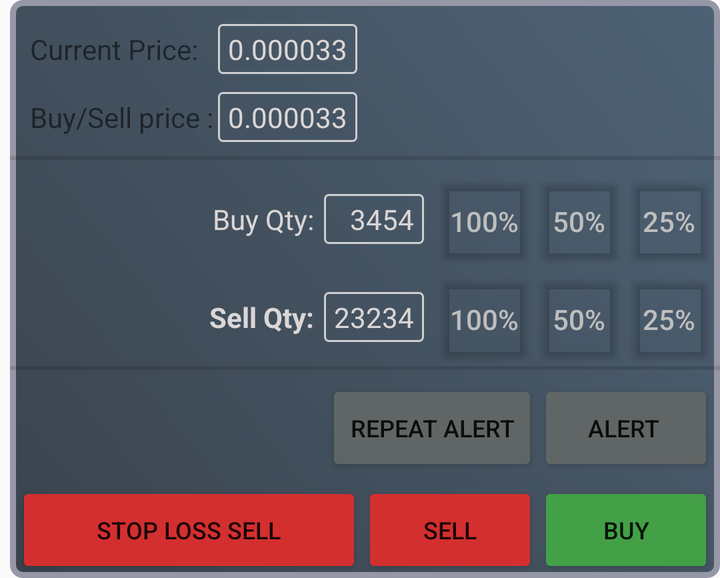
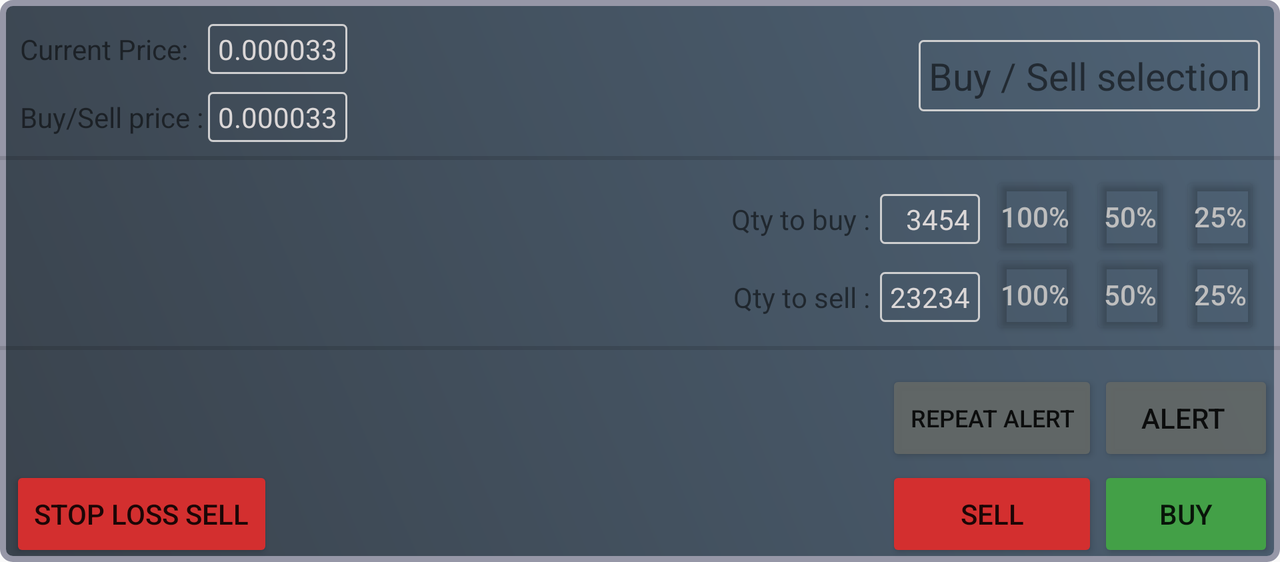

An Android layout and its configuration variant, each rendered on a device that would load it. The default file and the variant file are quoted in full after the pictures.
<!-- AndroidManifest.xml: application theme Theme.AppCompat.Light.NoActionBar -->
<!-- res/layout/buy_dialog.xml -->
<RelativeLayout xmlns:android="http://schemas.android.com/apk/res/android"
    xmlns:app="http://schemas.android.com/apk/res-auto"
    xmlns:tools="http://schemas.android.com/tools"
    android:layout_width="wrap_content"
    android:layout_height="wrap_content"
    android:layout_marginStart="5dp"
    android:animateLayoutChanges="false"
    android:background="@drawable/border_gradient"
    android:clipChildren="false">

    <Button
        android:id="@+id/limit_sell_id"
        android:layout_width="wrap_content"
        android:layout_height="wrap_content"
        android:layout_alignBaseline="@id/buy_id"
        android:layout_alignParentStart="true"
        android:layout_alignParentBottom="false"
        android:layout_marginStart="3dp"
        android:layout_toLeftOf="@id/sell_id"
        android:backgroundTint="@color/RD"
        android:clickable="true"
        android:focusable="true"
        android:text="@string/stop_loss_sell"
        android:textSize="12sp" />

    <Button
        android:id="@+id/buy_id"
        android:layout_width="wrap_content"
        android:layout_height="wrap_content"
        android:layout_below="@id/alert_id"
        android:layout_alignLeft="@id/alert_id"
        android:layout_alignParentEnd="false"
        android:layout_alignParentRight="true"
        android:layout_alignParentBottom="false"
        android:layout_marginRight="3dp"
        android:backgroundTint="#43A047"
        android:clickable="true"
        android:elegantTextHeight="false"
        android:focusable="true"
        android:text="@string/buy"
        android:textSize="12sp"
        tools:ignore="RtlHardcoded" />

    <Button
        android:id="@+id/sell_id"
        android:layout_width="wrap_content"
        android:layout_height="wrap_content"
        android:layout_alignBaseline="@id/buy_id"
        android:layout_alignParentBottom="false"
        android:layout_toLeftOf="@id/buy_id"
        android:backgroundTint="@color/RD"
        android:clickable="true"
        android:focusable="true"
        android:text="@string/sell"
        android:textSize="12sp" />

    <Button
        android:id="@+id/total_id"
        android:layout_width="50dp"
        android:layout_height="50dp"
        android:layout_alignBaseline="@id/tbuy_items"
        android:layout_alignParentBottom="false"
        android:layout_toStartOf="@id/total_id2"
        android:backgroundTint="@android:color/transparent"
        android:padding="0dp"
        android:text="@string/_100"
        android:textColor="@android:color/secondary_text_light_nodisable" />

    <Button
        android:id="@+id/total_id2"
        android:layout_width="45dp"
        android:layout_height="50dp"
        android:layout_alignBaseline="@id/tbuy_items"
        android:layout_alignParentEnd="false"
        android:layout_alignParentBottom="false"
        android:layout_toStartOf="@id/total_id3"
        android:backgroundTint="@android:color/transparent"
        android:padding="0dp"
        android:text="@string/_50"
        android:textColor="@android:color/secondary_text_light_nodisable" />

    <Button
        android:id="@+id/total_id3"
        android:layout_width="45dp"
        android:layout_height="50dp"
        android:layout_alignBaseline="@id/tbuy_items"
        android:layout_alignParentEnd="true"
        android:layout_alignParentBottom="false"
        android:layout_marginEnd="3dp"
        android:backgroundTint="@android:color/transparent"
        android:padding="0dp"
        android:text="@string/_25"
        android:textColor="@android:color/secondary_text_light_nodisable" />

    <Button
        android:id="@+id/total_id4"
        android:layout_width="50dp"
        android:layout_height="50dp"
        android:layout_alignBaseline="@id/tsell_items"
        android:layout_alignStart="@id/total_id"
        android:layout_alignParentBottom="false"
        android:layout_marginStart="0dp"
        android:layout_marginEnd="0dp"
        android:layout_marginBottom="0dp"
        android:backgroundTint="@android:color/transparent"
        android:padding="0dp"
        android:text="@string/_100"
        android:textColor="@android:color/secondary_text_light_nodisable" />

    <Button
        android:id="@+id/total_id5"
        android:layout_width="45dp"
        android:layout_height="50dp"
        android:layout_alignBaseline="@id/tsell_items"
        android:layout_alignStart="@id/total_id2"
        android:layout_alignParentBottom="false"
        android:layout_marginStart="0dp"
        android:layout_marginBottom="0dp"
        android:backgroundTint="@android:color/transparent"
        android:padding="0dp"
        android:paddingStart="0dp"
        android:text="@string/_50"
        android:textColor="@android:color/secondary_text_light_nodisable"
        tools:ignore="RtlSymmetry" />

    <Button
        android:id="@+id/total_id6"
        android:layout_width="45dp"
        android:layout_height="50dp"
        android:layout_alignBaseline="@id/tsell_items"
        android:layout_alignStart="@id/total_id3"
        android:layout_alignParentEnd="false"
        android:layout_alignParentBottom="false"
        android:layout_marginStart="0dp"
        android:layout_marginEnd="3dp"
        android:layout_marginBottom="0dp"
        android:backgroundTint="@android:color/transparent"
        android:padding="0dp"
        android:paddingStart="0dp"
        android:text="@string/_25"
        android:textColor="@android:color/secondary_text_light_nodisable"
        tools:ignore="RtlSymmetry" />

    <TextView
        android:id="@+id/tcurrent_price"
        android:layout_width="wrap_content"
        android:layout_height="wrap_content"
        android:layout_alignParentBottom="false"
        android:layout_marginStart="10dp"
        android:layout_marginTop="15dp"
        android:text="@string/current_price" />

    <TextView
        android:id="@+id/tbuy_price"
        android:layout_width="wrap_content"
        android:layout_height="wrap_content"
        android:layout_below="@id/tcurrent_price"
        android:layout_alignStart="@id/tcurrent_price"
        android:layout_alignParentBottom="false"
        android:layout_marginTop="15dp"
        android:text="@string/buy_sell_price" />

    <TextView
        android:id="@+id/tbuy_items"
        android:layout_width="wrap_content"
        android:layout_height="wrap_content"
        android:layout_below="@id/divider"
        android:layout_alignParentBottom="false"
        android:layout_marginTop="15dp"
        android:layout_marginEnd="5dp"
        android:layout_toStartOf="@id/buy_items"
        android:text="@string/buy_qty"
        android:textColor="#DBD7D7" />

    <TextView
        android:id="@+id/tsell_items"
        android:layout_width="wrap_content"
        android:layout_height="wrap_content"
        android:layout_below="@id/tbuy_items"
        android:layout_alignParentBottom="false"
        android:layout_marginTop="30dp"
        android:layout_marginEnd="5dp"
        android:layout_toStartOf="@id/sell_items"
        android:text="@string/sell_qty"
        android:textColor="#DBD7D7"
        android:textStyle="bold" />

    <TextView
        android:id="@+id/current_price"
        android:layout_width="wrap_content"
        android:layout_height="wrap_content"
        android:layout_alignBaseline="@id/tcurrent_price"
        android:layout_alignParentBottom="false"
        android:layout_marginStart="10dp"
        android:layout_marginTop="10dp"
        android:layout_toEndOf="@id/tcurrent_price"
        android:background="@drawable/border"
        android:clickable="false"
        android:paddingLeft="5dp"
        android:paddingTop="3dp"
        android:paddingRight="5dp"
        android:paddingBottom="3dp"
        android:text="@string/_0_000033"
        android:textAlignment="textEnd"
        android:textColor="#DBD7D7"
        android:textSize="14sp" />


    <EditText
        android:id="@+id/buy_price"
        android:layout_width="wrap_content"
        android:layout_height="wrap_content"
        android:layout_alignBaseline="@id/tbuy_price"
        android:layout_alignParentBottom="false"
        android:layout_marginStart="10dp"
        android:layout_marginTop="10dp"
        android:layout_toEndOf="@id/tcurrent_price"
        android:background="@drawable/border"
        android:clickable="true"
        android:foreground="?attr/selectableItemBackground"
        android:inputType="textPersonName"
        android:paddingLeft="5dp"
        android:paddingTop="3dp"
        android:paddingRight="5dp"
        android:paddingBottom="3dp"
        android:text="@string/_0_000033"
        android:textAlignment="textEnd"
        android:textColor="#DBD7D7"
        android:textSize="14sp"
        android:focusable="true"
        android:importantForAutofill="no"
        tools:ignore="LabelFor" />

    <TextView
        android:id="@+id/buy_items"
        android:layout_width="wrap_content"
        android:layout_height="wrap_content"
        android:layout_alignBaseline="@id/tbuy_items"
        android:layout_alignParentBottom="false"
        android:layout_marginEnd="5dp"
        android:layout_toStartOf="@id/total_id"
        android:background="@drawable/border"
        android:minWidth="50dp"
        android:paddingLeft="5dp"
        android:paddingTop="3dp"
        android:paddingRight="5dp"
        android:paddingBottom="3dp"
        android:text="@string/_3454"
        android:textAlignment="textEnd"
        android:textColor="#DBD7D7" />

    <TextView
        android:id="@+id/sell_items"
        android:layout_width="wrap_content"
        android:layout_height="wrap_content"
        android:layout_alignBaseline="@id/tsell_items"
        android:layout_alignParentBottom="false"
        android:layout_marginTop="10dp"
        android:layout_marginEnd="5dp"
        android:layout_toStartOf="@id/total_id4"
        android:background="@drawable/border"
        android:minWidth="50dp"
        android:paddingLeft="5dp"
        android:paddingTop="3dp"
        android:paddingRight="5dp"
        android:paddingBottom="3dp"
        android:text="@string/_23234"
        android:textAlignment="textEnd"
        android:textColor="#DBD7D7" />

    <View
        android:id="@+id/divider"
        android:layout_width="wrap_content"
        android:layout_height="2dp"
        android:layout_below="@id/tbuy_price"
        android:layout_marginTop="10dp"
        android:layout_marginBottom="5dp"
        android:background="?android:attr/listDivider" />

    <View
        android:id="@+id/divider2"
        android:layout_width="wrap_content"
        android:layout_height="2dp"
        android:layout_below="@id/tsell_items"
        android:layout_marginTop="15dp"
        android:layout_marginBottom="5dp"
        android:background="?android:attr/listDivider" />

    <Button
        android:id="@+id/alert_id"
        android:layout_width="wrap_content"
        android:layout_height="wrap_content"
        android:layout_below="@id/divider2"
        android:layout_alignParentRight="true"
        android:layout_marginEnd="3dp"
        android:layout_marginBottom="3dp"
        android:backgroundTint="#F0626867"
        android:text="Alert "
        android:textSize="12sp" />

    <Button
        android:id="@+id/alert_repeat_id"
        android:layout_width="wrap_content"
        android:layout_height="wrap_content"
        android:layout_alignBottom="@id/alert_id"
        android:layout_alignParentRight="false"
        android:layout_toLeftOf="@id/alert_id"
        android:backgroundTint="#F0626867"
        android:text="Repeat Alert"
        android:textSize="12sp" />


</RelativeLayout>
<!-- resources referenced by this layout -->
<resources>
  <color name="RD">#d32f2f</color>
  <!-- drawable border (drawable) -->
  <?xml version="1.0" encoding="utf-8"?>
  
  <shape xmlns:android="http://schemas.android.com/apk/res/android"
      android:shape="rectangle" >
  
      
      <solid android:color = "@android:color/transparent" />
  
      
      <stroke
          android:width="1dp"
          android:color="#CECECF" >
      </stroke>
  
      
      <corners
          android:radius="2dp"   >
      </corners>
  
  </shape>
  <!-- drawable border_gradient (drawable) -->
  <?xml version="1.0" encoding="utf-8"?>
  
  <shape xmlns:android="http://schemas.android.com/apk/res/android"
      android:shape="rectangle" >
  
      
      <gradient
          android:startColor="#3A434D"
          android:endColor="#4E6275"
          android:angle="45"/>
  
      
      <stroke
          android:width="3dp"
          android:color="#9697A7" >
      </stroke>
  
      
      <corners
          android:radius="5dp"   >
      </corners>
  
  </shape>
  <string name="_0_000033">0.000033</string>
  <string name="_100">100%</string>
  <string name="_23234">23234</string>
  <string name="_25">25%</string>
  <string name="_3454">3454</string>
  <string name="_50">50%</string>
  <string name="buy">Buy</string>
  <string name="buy_qty">Buy Qty:</string>
  <string name="buy_sell_price">Buy/Sell price :</string>
  <string name="current_price">Current Price:</string>
  <string name="sell">Sell</string>
  <string name="sell_qty">Sell Qty:</string>
  <string name="stop_loss_sell">Stop Loss Sell</string>
</resources>
<!-- res/layout-land/buy_dialog.xml (the repository's variant of the layout above) -->
<!-- drawn on the phone turned sideways -->
<RelativeLayout xmlns:android="http://schemas.android.com/apk/res/android"
    xmlns:tools="http://schemas.android.com/tools"
    android:layout_width="wrap_content"
    android:layout_height="wrap_content"
    android:animateLayoutChanges="false"
    android:background="@drawable/border_gradient"
    android:clipChildren="false">

    <Button
        android:id="@+id/alert_repeat_id"
        android:layout_width="wrap_content"
        android:layout_height="wrap_content"
        android:layout_below="@id/buy_id"
        android:layout_alignTop="@id/alert_id"
        android:layout_alignParentEnd="false"
        android:layout_toLeftOf="@id/alert_id"
        android:backgroundTint="#F0626867"
        android:text="Repeat Alert"
        android:textSize="12sp" />

    <Button
        android:id="@+id/alert_id"
        android:layout_width="wrap_content"
        android:layout_height="wrap_content"
        android:layout_below="@id/divider2"
        android:layout_alignParentEnd="true"
        android:layout_marginEnd="3dp"
        android:backgroundTint="#F0626867"
        android:text="Alert " />

    <Button
        android:id="@+id/limit_sell_id"
        android:layout_width="wrap_content"
        android:layout_height="wrap_content"
        android:layout_alignBaseline="@id/buy_id"
        android:layout_alignParentStart="true"
        android:layout_alignParentBottom="false"
        android:layout_marginStart="5dp"
        android:layout_marginEnd="3dp"
        android:backgroundTint="@color/RD"
        android:clickable="true"
        android:focusable="true"
        android:text="@string/stop_loss_sell" />

    <Button
        android:id="@+id/buy_id"
        android:layout_width="wrap_content"
        android:layout_height="wrap_content"
        android:layout_below="@id/alert_id"
        android:layout_alignParentEnd="true"
        android:layout_alignParentRight="false"
        android:layout_alignParentBottom="false"
        android:layout_marginEnd="3dp"
        android:layout_toStartOf="@id/alert_id"
        android:backgroundTint="#43A047"
        android:clickable="true"
        android:elegantTextHeight="false"
        android:focusable="true"
        android:text="@string/buy"
        tools:ignore="RtlHardcoded" />

    <Button
        android:id="@+id/sell_id"
        android:layout_width="wrap_content"
        android:layout_height="wrap_content"
        android:layout_alignBaseline="@id/buy_id"
        android:layout_alignStart="@id/alert_repeat_id"
        android:layout_alignParentBottom="false"
        android:layout_toStartOf="@id/buy_id"
        android:backgroundTint="@color/RD"
        android:clickable="true"
        android:focusable="true"
        android:text="@string/sell" />

    <Button
        android:id="@+id/total_id"
        android:layout_width="45dp"
        android:layout_height="45dp"
        android:layout_alignBaseline="@id/tbuy_items"
        android:layout_alignParentBottom="false"
        android:layout_marginEnd="5dp"
        android:layout_toStartOf="@id/total_id2"
        android:backgroundTint="@android:color/transparent"
        android:padding="0dp"
        android:text="@string/_100"
        android:textColor="@android:color/secondary_text_light_nodisable" />

    <Button
        android:id="@+id/total_id2"
        android:layout_width="40dp"
        android:layout_height="45dp"
        android:layout_alignBaseline="@id/tbuy_items"
        android:layout_alignParentEnd="false"
        android:layout_alignParentBottom="false"
        android:layout_marginEnd="5dp"
        android:layout_toStartOf="@id/total_id3"
        android:backgroundTint="@android:color/transparent"
        android:padding="0dp"
        android:text="@string/_50"
        android:textColor="@android:color/secondary_text_light_nodisable" />

    <Button
        android:id="@+id/total_id3"
        android:layout_width="40dp"
        android:layout_height="45dp"
        android:layout_alignBaseline="@id/tbuy_items"
        android:layout_alignParentEnd="true"
        android:layout_alignParentBottom="false"
        android:layout_marginEnd="10dp"
        android:backgroundTint="@android:color/transparent"
        android:padding="0dp"
        android:text="@string/_25"
        android:textColor="@android:color/secondary_text_light_nodisable" />

    <Button
        android:id="@+id/total_id4"
        android:layout_width="45dp"
        android:layout_height="45dp"
        android:layout_alignBaseline="@id/tsell_items"
        android:layout_alignStart="@id/total_id"
        android:layout_alignParentBottom="false"
        android:layout_marginStart="0dp"
        android:layout_marginEnd="0dp"
        android:layout_marginBottom="0dp"
        android:backgroundTint="@android:color/transparent"
        android:padding="0dp"
        android:text="@string/_100"
        android:textColor="@android:color/secondary_text_light_nodisable" />

    <Button
        android:id="@+id/total_id5"
        android:layout_width="40dp"
        android:layout_height="45dp"
        android:layout_alignBaseline="@id/tsell_items"
        android:layout_alignStart="@id/total_id2"
        android:layout_alignParentBottom="false"
        android:layout_marginStart="0dp"
        android:layout_marginBottom="0dp"
        android:backgroundTint="@android:color/transparent"
        android:padding="0dp"
        android:paddingStart="0dp"
        android:text="@string/_50"
        android:textColor="@android:color/secondary_text_light_nodisable"
        tools:ignore="RtlSymmetry" />

    <Button
        android:id="@+id/total_id6"
        android:layout_width="40dp"
        android:layout_height="45dp"
        android:layout_alignBaseline="@id/tsell_items"
        android:layout_alignStart="@id/total_id3"
        android:layout_alignParentEnd="false"
        android:layout_alignParentBottom="false"
        android:layout_marginStart="0dp"
        android:layout_marginEnd="5dp"
        android:layout_marginBottom="0dp"
        android:backgroundTint="@android:color/transparent"
        android:padding="0dp"
        android:paddingStart="0dp"
        android:text="@string/_25"
        android:textColor="@android:color/secondary_text_light_nodisable"
        tools:ignore="RtlSymmetry" />

    <TextView
        android:id="@+id/tcurrent_price"
        android:layout_width="wrap_content"
        android:layout_height="wrap_content"
        android:layout_alignParentBottom="false"
        android:layout_marginStart="10dp"
        android:layout_marginTop="15dp"
        android:text="@string/current_price" />

    <TextView
        android:id="@+id/tbuy_price"
        android:layout_width="wrap_content"
        android:layout_height="wrap_content"
        android:layout_below="@id/tcurrent_price"
        android:layout_alignStart="@id/tcurrent_price"
        android:layout_alignParentBottom="false"
        android:layout_marginTop="15dp"
        android:text="@string/buy_sell_price" />

    <TextView
        android:id="@+id/tbuy_items"
        android:layout_width="wrap_content"
        android:layout_height="wrap_content"
        android:layout_below="@id/divider"
        android:layout_alignParentBottom="false"
        android:layout_marginTop="15dp"
        android:layout_marginEnd="5dp"
        android:layout_toStartOf="@id/buy_items"
        android:text="@string/qty_to_buy" />

    <TextView
        android:id="@+id/tsell_items"
        android:layout_width="wrap_content"
        android:layout_height="wrap_content"
        android:layout_below="@id/tbuy_items"
        android:layout_alignParentBottom="false"
        android:layout_marginTop="20dp"
        android:layout_marginEnd="5dp"
        android:layout_toStartOf="@id/sell_items"
        android:text="@string/qty_to_sell" />

    <TextView
        android:id="@+id/current_price"
        android:layout_width="wrap_content"
        android:layout_height="wrap_content"
        android:layout_alignBaseline="@id/tcurrent_price"
        android:layout_alignParentBottom="false"
        android:layout_marginStart="10dp"
        android:layout_marginTop="10dp"
        android:layout_toEndOf="@id/tcurrent_price"
        android:background="@drawable/border"
        android:clickable="false"
        android:paddingLeft="5dp"
        android:paddingTop="3dp"
        android:paddingRight="5dp"
        android:paddingBottom="3dp"
        android:text="@string/_0_000033"
        android:textAlignment="textEnd"
        android:textColor="#DBD7D7" />



    <EditText
        android:id="@+id/buy_price"
        android:layout_width="wrap_content"
        android:layout_height="wrap_content"
        android:layout_alignBaseline="@id/tbuy_price"
        android:layout_alignParentBottom="false"
        android:layout_marginStart="10dp"
        android:layout_marginTop="10dp"
        android:layout_toEndOf="@id/tcurrent_price"
        android:background="@drawable/border"
        android:clickable="true"
        android:foreground="?attr/selectableItemBackground"
        android:inputType="textPersonName"
        android:paddingLeft="5dp"
        android:paddingTop="3dp"
        android:paddingRight="5dp"
        android:paddingBottom="3dp"
        android:text="@string/_0_000033"
        android:textAlignment="textEnd"
        android:textColor="#DBD7D7"
        android:textSize="14sp"
        android:importantForAutofill="no"
        android:focusable="true"
        tools:ignore="LabelFor" />


    <TextView
        android:id="@+id/buy_items"
        android:layout_width="wrap_content"
        android:layout_height="wrap_content"
        android:layout_alignBaseline="@id/tbuy_items"
        android:layout_alignParentBottom="false"
        android:layout_marginEnd="5dp"
        android:layout_toStartOf="@id/total_id"
        android:background="@drawable/border"
        android:minWidth="50dp"
        android:paddingLeft="5dp"
        android:paddingTop="3dp"
        android:paddingRight="5dp"
        android:paddingBottom="3dp"
        android:text="@string/_3454"
        android:textAlignment="textEnd"
        android:textColor="#DBD7D7" />

    <TextView
        android:id="@+id/sell_items"
        android:layout_width="wrap_content"
        android:layout_height="wrap_content"
        android:layout_alignBaseline="@id/tsell_items"
        android:layout_alignParentBottom="false"
        android:layout_marginTop="10dp"
        android:layout_marginEnd="5dp"
        android:layout_toStartOf="@id/total_id4"
        android:background="@drawable/border"
        android:minWidth="50dp"
        android:paddingLeft="5dp"
        android:paddingTop="3dp"
        android:paddingRight="5dp"
        android:paddingBottom="3dp"
        android:text="@string/_23234"
        android:textAlignment="textEnd"
        android:textColor="#DBD7D7" />

    <TextView
        android:id="@+id/title"
        android:layout_width="wrap_content"
        android:layout_height="wrap_content"
        android:layout_alignParentStart="false"
        android:layout_alignParentLeft="false"
        android:layout_alignParentTop="true"
        android:layout_alignParentEnd="true"
        android:layout_alignParentRight="false"
        android:layout_centerVertical="false"
        android:layout_marginStart="15dp"
        android:layout_marginTop="20dp"
        android:layout_marginEnd="10dp"
        android:layout_marginBottom="10dp"
        android:background="@drawable/border"
        android:padding="5dp"
        android:text="@string/buy_sell_selection"
        android:textAlignment="center"
        android:textSize="19sp"
        tools:ignore="RelativeOverlap,RtlHardcoded" />

    <View
        android:id="@+id/divider"
        android:layout_width="wrap_content"
        android:layout_height="2dp"
        android:layout_below="@id/tbuy_price"
        android:layout_marginTop="10dp"
        android:layout_marginBottom="5dp"
        android:background="?android:attr/listDivider" />

    <View
        android:id="@+id/divider2"
        android:layout_width="wrap_content"
        android:layout_height="2dp"
        android:layout_below="@id/tsell_items"
        android:layout_marginTop="15dp"
        android:layout_marginBottom="10dp"
        android:background="?android:attr/listDivider" />

</RelativeLayout>
<!-- resources referenced by the variant -->
<!-- as the phone turned sideways resolves them -->
<resources>
  <color name="RD">#d32f2f</color>
  <!-- drawable border (drawable) -->
  <?xml version="1.0" encoding="utf-8"?>
  
  <shape xmlns:android="http://schemas.android.com/apk/res/android"
      android:shape="rectangle" >
  
      
      <solid android:color = "@android:color/transparent" />
  
      
      <stroke
          android:width="1dp"
          android:color="#CECECF" >
      </stroke>
  
      
      <corners
          android:radius="2dp"   >
      </corners>
  
  </shape>
  <!-- drawable border_gradient (drawable) -->
  <?xml version="1.0" encoding="utf-8"?>
  
  <shape xmlns:android="http://schemas.android.com/apk/res/android"
      android:shape="rectangle" >
  
      
      <gradient
          android:startColor="#3A434D"
          android:endColor="#4E6275"
          android:angle="45"/>
  
      
      <stroke
          android:width="3dp"
          android:color="#9697A7" >
      </stroke>
  
      
      <corners
          android:radius="5dp"   >
      </corners>
  
  </shape>
  <string name="_0_000033">0.000033</string>
  <string name="_100">100%</string>
  <string name="_23234">23234</string>
  <string name="_25">25%</string>
  <string name="_3454">3454</string>
  <string name="_50">50%</string>
  <string name="buy">Buy</string>
  <string name="buy_sell_price">Buy/Sell price :</string>
  <string name="buy_sell_selection">Buy / Sell selection</string>
  <string name="current_price">Current Price:</string>
  <string name="qty_to_buy">Qty to buy :</string>
  <string name="qty_to_sell">Qty to sell :</string>
  <string name="sell">Sell</string>
  <string name="stop_loss_sell">Stop Loss Sell</string>
</resources>
